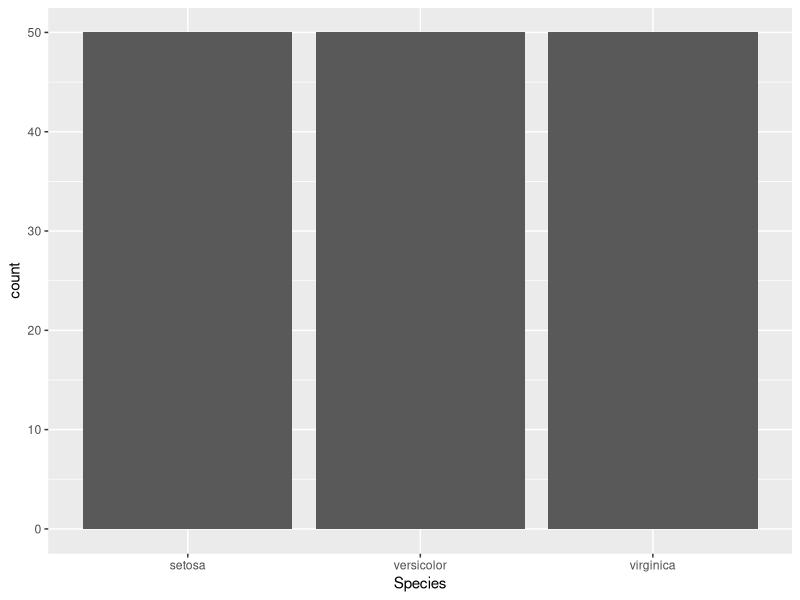

Generate this figure with R:
library(tidyverse)
library(ggplot2)
iris <- datasets::iris

glimpse(iris)

count(iris)

ggplot(data = iris, mapping = aes(x = Species))+
geom_bar()

# random comment
